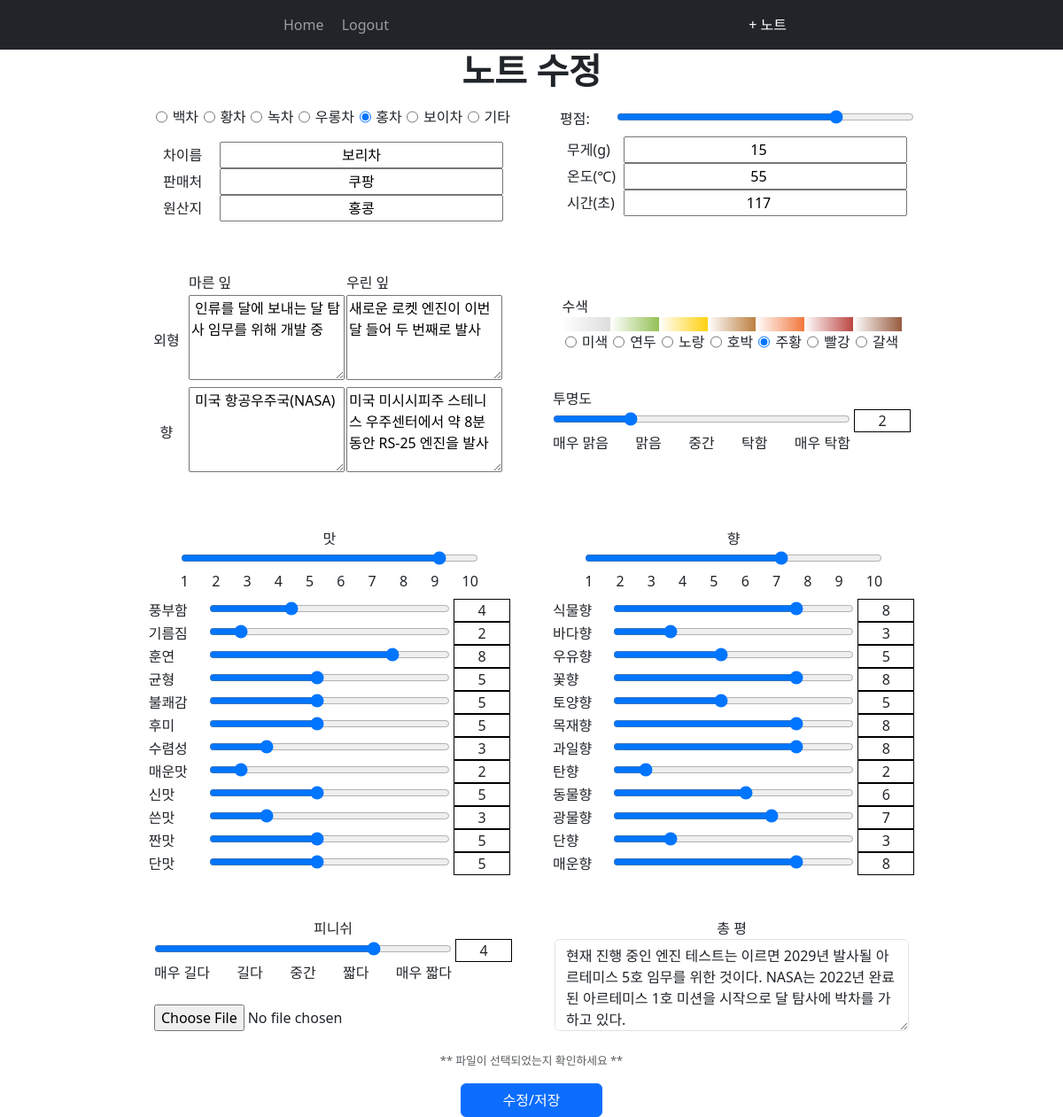
The page /teanote_modify/1 (signed in) on the database its author committed.
### website/models.py (models this page shows)
class Note(db.Model):
    id = db.Column(db.Integer, primary_key=True)  # ID
    teaname = db.Column(db.String(150), nullable=False)           # 차이름
    sailer = db.Column(db.String(150))           # 판매처
    country = db.Column(db.String(150))           # 원산지
    type_of_tea = db.Column(db.String(150))      # 차 종류: 백차, 황차, 녹차, ...
    tea_quantity = db.Column(db.Integer)          # 무게
    tea_temprature = db.Column(db.Integer)        # 온도
    tea_brew_time = db.Column(db.Integer)         # 시간
    grade = db.Column(db.Integer)  # 평점
    dry_leaf_appearence = db.Column(db.String(5000), nullable=True)  # 마른 잎 외형
    brew_leaf_appearence = db.Column(db.String(5000), nullable=True) # 우린 잎 외형
    dry_leaf_perfume = db.Column(db.String(5000), nullable=True)     # 마른 잎 향
    brew_leaf_perfume = db.Column(db.String(5000), nullable=True)    # 우린 잎 향
    strength_of_taste = db.Column(db.Integer)            # 맛의 강도
    t1 = db.Column(db.Integer)
    t2 = db.Column(db.Integer)
    t3 = db.Column(db.Integer)
    t4 = db.Column(db.Integer)
    t5 = db.Column(db.Integer)
    t6 = db.Column(db.Integer)
    t7 = db.Column(db.Integer)
    t8 = db.Column(db.Integer)
    t9 = db.Column(db.Integer)
    t10 = db.Column(db.Integer)
    t11 = db.Column(db.Integer)
    t12 = db.Column(db.Integer)
    strength_of_perfume = db.Column(db.Integer)
    p1 = db.Column(db.Integer)
    p2 = db.Column(db.Integer)
    p3 = db.Column(db.Integer)
    p4 = db.Column(db.Integer)
    p5 = db.Column(db.Integer)
    p6 = db.Column(db.Integer)
    p7 = db.Column(db.Integer)
    p8 = db.Column(db.Integer)
    p9 = db.Column(db.Integer)
    p10 = db.Column(db.Integer)
    p11 = db.Column(db.Integer)
    p12 = db.Column(db.Integer)
    leaf_color = db.Column(db.String(100), nullable=True) # 수색
    transparency = db.Column(db.Integer)   # 투명도
    finish = db.Column(db.Integer)   # 피니쉬
    note = db.Column(db.String(10000), nullable=True)   # 총평
    brief_note1 = db.Column(db.String(50))
    brief_note2 = db.Column(db.String(50))
    brief_note3 = db.Column(db.String(50))
    brief_note4 = db.Column(db.String(50))
    image = db.Column(db.String(150))    # 사진
    date = db.Column(db.DateTime(timezone=True), default=func.current_timestamp()) # 기록날짜
    user_id = db.Column(db.Integer, db.ForeignKey('user.id'))        # 사용자 id

### website/views.py (the view, shortened to what this page needs)
@views.route('/teanote_modify/<noteid>', methods=['GET', 'POST'])
@login_required
def teanote_modify(noteid):
    this_note = Note.query.get_or_404(noteid)
    return render_template("teanote_modify.html", note=this_note, user=current_user)

### website/templates/teanote_modify.html (shortened to what this page needs)
{% extends "base.html" %} {% block title %}New Note{% endblock %}
{% block content %}
<h1 class="page-title">노트 수정</h1>
{% set tea_kinds = {"백차":"white-tea", "황차": "yellow-tea", "녹차":"green-tea", "우롱차":"oorong", "홍차":"red-tea", "보이차":"boi", "기타": 'etc'} %}
<form id="teanote_form" method="POST" enctype="multipart/form-data">
    <div class="d-flex flex-wrap align-items-center justify-content-center bd-highlight" style="gap: 3rem;">
        <div class="bd-highlight mt-n2">
            <div class="d-flex flex-column align-items-center bd-highlight">
                <div class="p-2 bd-highlight">
                    <div class="d-flex justify-content-between bd-highlight" style="width: 25rem;" >
                        {% for tea_key, tea_value in tea_kinds.items() %}
                            {% if note.type_of_tea == tea_key %}
                            <input type="radio" name="tea-types" id="{{ tea_value }}" value="{{ tea_key }}" checked="true" />{{ tea_key }}
                            {% else %}
                            <input type="radio" name="tea-types" id="{{ tea_value }}" value="{{ tea_key }}" />{{ tea_key }}
                            {% endif%}
                        {% endfor %}
                    </div>
                </div>
                <div class="p-2 bd-highlight">
                    <div class="tea-outline-item">
                        <label class="input-label" for="teaname">차이름</label><input class="tea-outline-input" type="text" name = "teaname" id="teaname"  value="{{ note.teaname }}"/>
                    </div>
                    <div class="tea-outline-item">
                        <label class="input-label" for="sailer">판매처</label><input class="tea-outline-input" type="text" name = "sailer" id="sailer" value="{{ note.sailer }}" />
                    </div>
                    <div class="tea-outline-item">
                        <label class="input-label" for="country">원산지</label><input class="tea-outline-input" type="text" name = "country" id="country" value="{{ note.country }}" />
                    </div>
                </div>
            </div>
        </div>
        <div class="bd-highlight mt-1">
            <div class="d-flex flex-column align-items-center bd-highlight">
                <div class="bd-highlight">
                    <label class="input-label" for="country">평점: </label><input type="range" class="big-slider" min="1" max="5" name="grade" value="{{ note.grade }}" />
                </div>
                <div class="p-2 bd-highlight">
                    <div class="tea-outline-item">
                        <label class="input-label" for="tea-quantity">무게(g)</label><input class="tea-outline-input" type="number" name = "tea-quantity" id="tea-quantity" value="{{ note.tea_quantity }}" />
                    </div>
                    <div class="tea-outline-item">
                        <label class="input-label" for="tea-temprature">온도(℃)</label><input class="tea-outline-input" type="number" name = "tea-temprature" id="tea-temprature" value="{{ note.tea_temprature }}" />
                    </div>
                    <div class="tea-outline-item">
                        <label class="input-label" for="tea-brew-time">시간(초)</label><input class="tea-outline-input" type="number" name = "tea-brew-time" id="tea-brew-time" value="{{ note.tea_brew_time }}" />
                    </div>
                </div>
            </div>
        </div>
        <div class="bd-highlight mt-n4">
            <table style="border-collapse: collapse; border-spacing: 0; padding:0;" >
                <th>
                    <td class="leaf_detail_column"> 마른 잎</td>
                    <td class="leaf_detail_column"> 우린 잎</td>
                </th>
                <tr>
                    <td class="table-row-name">외형</td>
                    <td><textarea class="leaf-detail" name='dry-leaf-appearence' id='dry-leaf-appearence'>{{ note.dry_leaf_appearence }}</textarea>
                    <td><textarea class="leaf-detail" name='brew-leaf-appearence' id='brew-leaf-appearence'>{{ note.brew_leaf_appearence }}</textarea>
                </tr>
                <tr>
                    <td class="table-row-name">향</td>
                    <td><textarea class="leaf-detail" name='dry-leaf-perfume' id='dry-leaf-perfume' >{{ note.dry_leaf_perfume }}</textarea>
                    <td><textarea class="leaf-detail" name='brew-leaf-perfume' id='brew-leaf-perfume' >{{ note.brew_leaf_perfume }}</textarea>
                </tr>
            </table>
        </div>
        {% set colored_leaf = {"미색":"off-white-leaf", "연두":"light-green-leaf", "노랑":"yellow-leaf", "호박":"amber-leaf", "주황":"orange-leaf", "빨강":"red-leaf", "갈색":"brown-leaf"} %}
        <div class="bd-highlight mt-n4">
             <div class="d-flex flex-column align-items-center bd-highlight">
                <div class="p-2 bd-highlight">
                    <div> 수색 </div>
                    <div>
                        <table class="tea-leaf-color-table">
                            <tr class="colored-row">
                                <td class="colored-row-item" id="gradient-background1"> </td>
                                <td class="colored-row-item" id="gradient-background2"> </td>
                                <td class="colored-row-item" id="gradient-background3"> </td>
                                <td class="colored-row-item" id="gradient-background4"> </td>
                                <td class="colored-row-item" id="gradient-background5"> </td>
                                <td class="colored-row-item" id="gradient-background6"> </td>
                                <td class="colored-row-item" id="gradient-background7"> </td>
                            </tr>
                        </table>
                    </div>
                    <div>
                        <div class="d-flex justify-content-around bd-highlight">
                            {% for color_key, color_value in colored_leaf.items() %}
                            {% if note.leaf_color == color_key %}
                                <input type="radio" name="leaf-color" id="{{ color_value}}" value="{{ color_key }}" checked="true" />{{ color_key }}
                            {% else %}
                                <input type="radio" name="leaf-color" id="{{ color_value}}" value="{{ color_key }}" />{{ color_key }}
                            {% endif %} {% endfor %}
                        </div>
                    </div>
                </div>
                <span class="d-block p-0 "> &nbsp; </span>
                <div class="p-2 bd-highlight">
                    <div> 투명도</div>
                    <div>
                        <input type="range" class="big-slider" name="transparency-slider" min="1" max="5" value="{{ note.transparency }}" oninput="document.getElementById('tea-transparency').innerHTML=this.value;" />
                        <span class="value-indicator" id="tea-transparency">{{ note.transparency }}</span>
                        <div class="d-flex justify-content-between" style="width: 21rem;">
                            <span>매우 맑음</span><span>맑음</span><span>중간</span><span>탁함</span><span>매우 탁함</span>
                        </div>
                    </div>
                </div>
            </div>
        </div>
        <div class="bd-highlight mt-n4">
            <div class="d-flex flex-column align-items-center bd-highlight">
                <div class="p-2 bd-highlight">
                    <div class="d-flex flex-column align-items-center bd-highlight">
                        <div class="bd-highlight">맛</div>
                        <div class="bd-highlight">
                            <div class="d-flex flex-column align-items-center bd-highlight">
                                <div class="bd-highlight">
                                    <input type="range" class="big-slider" name="taste-slider" id="taste-slider" min="1" max="10" value="{{ note.strength_of_taste }}" />
                                    <div class="d-flex justify-content-between bd-highlight">
                                        <span>1</span><span>2</span><span>3</span><span>4</span><span>5</span><span>6</span><span>7</span><span>8</span><span>9</span><span>10</span>
                                    </div>
                                </div>
                            </div>
                        </div>
                    </div>
                </div>
                {% for taste in ['풍부함', '기름짐', '훈연', '균형', '불쾌감', '후미', '수렴성', '매운맛', '신맛', '쓴맛', '짠맛', '단맛'] %}
                {% set tastes = [note.t1, note.t2, note.t3, note.t4, note.t5, note.t6, note.t7, note.t8, note.t9, note.t10, note.t11, note.t12] %}
                <div class="bd-highlight">
                    <label class="survey-label" for="t{{ loop.index }}">{{ taste }}</label>
                    <input type="range" class="small-slider" name="t{{ loop.index }}" id="t{{ loop.index }}" min="1" max="10" value="{{ tastes[loop.index-1] }}" oninput="document.getElementById('t{{ loop.index }}_value').innerHTML=this.value;"/>
                    <span class="value-indicator" id="t{{ loop.index }}_value">{{ tastes[loop.index-1] }}</span>
                </div>
                {% endfor %}
            </div>
        </div>
        <div class="bd-highlight mt-n4">
            <div class="d-flex flex-column align-items-center bd-highlight">
                <div class="p-2 bd-highlight">
                    <div class="d-flex flex-column align-items-center bd-highlight">
                        <div class="bd-highlight">향</div>
                        <div class="bd-highlight">
                            <div class="d-flex flex-column align-items-center bd-highlight">
                                <div class="bd-highlight">
                                    <input type="range" class="big-slider" name="perfume-slider" min="1" max="10" value="{{ note.strength_of_perfume }}" />
                                    <div class="d-flex justify-content-between bd-highlight">
                                        <span>1</span><span>2</span><span>3</span><span>4</span><span>5</span><span>6</span><span>7</span><span>8</span><span>9</span><span>10</span>
                                    </div>
                                </div>
                            </div>
                        </div>
                    </div>
                </div>
                {% for perfume in ['식물향', '바다향', '우유향', '꽃향', '토양향', '목재향', '과일향', '탄향', '동물향', '광물향', '단향', '매운향'] %}
                {% set perfumes = [note.p1, note.p2, note.p3, note.p4, note.p5, note.p6, note.p7, note.p8, note.p9, note.p10, note.p11, note.p12] %}
                <div class="bd-highlight">
                    <label class="survey-label" for="p{{ loop.index }}">{{ perfume }}</label>
                    <input type="range" class="small-slider" name="p{{ loop.index }}" id="p{{ loop.index }}" min="1" max="10" value="{{ perfumes[loop.index-1] }}" oninput="document.getElementById('p{{ loop.index }}_value').innerHTML=this.value;" />
                    <span class="value-indicator" id="p{{ loop.index }}_value">{{ perfumes[loop.index-1] }}</span>
                </div>
                {% endfor %}
            </div>
        </div>
        <div class="bd-highlight mt-n4">
            <div class="d-flex flex-column align-items-center bd-highlight">
                <div class="bd-highlight"> 피니쉬 </div>
                <div class="bd-highlight">
                    <input type="range" class="big-slider" name="finish-slider" min="1" max="5" value="{{ note.finish }}" oninput="document.getElementById('tea-finish').innerHTML=this.value;" />
                    <span class="value-indicator" id="tea-finish">{{ note.finish }}</span>
                    <div class="d-flex justify-content-between" style="width: 21rem;">
                        <span>매우 길다</span><span>길다</span> <span>중간</span><span>짧다</span><span>매우 짧다</span>
                    </div>
                </div>
            </div>
            <span class="d-block p-0 "> &nbsp; </span>
            <input class="full-width" type="file" class="btn btn-primary" name="file" />
        </div>
        <div class="bd-highlight mt-n4">
            <div class="d-flex flex-column align-items-center bd-highlight">
                <div class="hd-highlight">총 평</div>
                <div class="hd-highlight" style="width: 25rem;">
                    <textarea class="form-control" name="note" id="note" style="height:6.5rem;">{{ note.note }}</textarea>
                </div>
            </div>
        </div>
    </div>
    <span class="d-block p-0 "> &nbsp; </span>
    <div class="d-flex flex-column align-items-center bd-highlight">
        <p class="text-muted" style="font-size: 0.8rem;">** 파일이 선택되었는지 확인하세요 **</p>
        <div class="bd-highlight mt-n3">
            <button type="submit" class="btn btn-primary" id="submit-button" style="width: 10rem;">수정/저장</button>
        </div>
    </div>
</form>
{% endblock %}

### rows shown on the page
Note: teaname "보리차", sailer "쿠팡", country "홍콩", grade "4", tea-quantity "15", tea-temprature "55", tea-brew-time "117", dry-leaf-appearence "인류를 달에 보내는 달 탐사 임무를 위해 개발 중", brew-leaf-appearence "새로운 로켓 엔진이 이번 달 들어 두 번째로 발사", dry-leaf-perfume "미국 항공우주국(NASA)", brew-leaf-perfume "미국 미시시피주 스테니스 우주센터에서 약 8분 동안 RS-25 엔진을 발사", transparency-slider "2", transparency "2", taste-slider "9", perfume-slider "7", finish-slider "4", finish "4", note "현재 진행 중인 엔진 테스트는 이르면 2029년 발사될 아르테미스 5호 임무를 위한 것이다. NASA는 2022년 완료된 아르테미스 1호 미션을 시작으로 달 탐사에 박차를 가하고 있다."

### other values the page prints
{{ tea_key }} "백차" "황차" "녹차" "우롱차" "보이차" "기타"
{{ tea_key }} "홍차"
{{ color_key }} "미색" "연두" "노랑" "호박" "빨강" "갈색"
{{ color_key }} "주황"
{{ taste }} "풍부함" "기름짐" "훈연" "균형" "불쾌감" "후미" "수렴성" "매운맛" "신맛" "쓴맛" "짠맛" "단맛"
{{ tastes[loop.index-1] }} "4" "2" "8" "5" "5" "5" "3" "2" "5" "3" "5" "5"
{{ perfume }} "식물향" "바다향" "우유향" "꽃향" "토양향" "목재향" "과일향" "탄향" "동물향" "광물향" "단향" "매운향"
{{ perfumes[loop.index-1] }} "8" "3" "5" "8" "5" "8" "8" "2" "6" "7" "3" "8"
